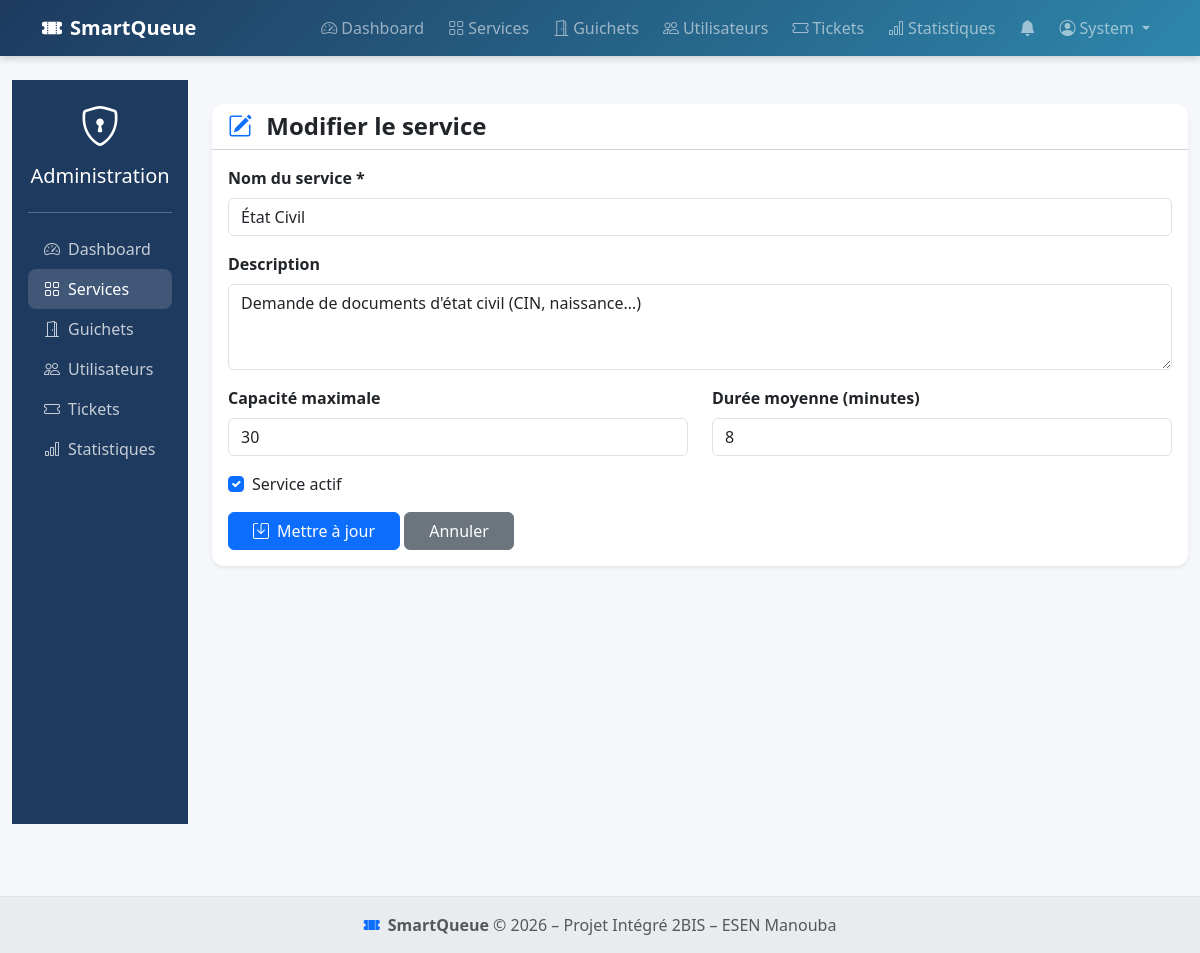
Screenshot of /admin/service_edit.php?id=1 (signed in) with the database file from the repository.
### tables this page shows
CREATE TABLE `services` (
  `id`           INT AUTO_INCREMENT PRIMARY KEY,
  `nom`          VARCHAR(150) NOT NULL,
  `description`  TEXT,
  `capacite_max` INT NOT NULL DEFAULT 50,
  `duree_moy`    INT NOT NULL DEFAULT 10  COMMENT 'Durée moyenne en minutes',
  `est_actif`    TINYINT(1) NOT NULL DEFAULT 1,
  `created_at`   DATETIME DEFAULT CURRENT_TIMESTAMP
);

### admin/service_edit.php (the view, shortened to what this page needs)
<?php
require_once '../config/connexion.php';
$id = $_GET['id'] ?? 0;
$isEdit = $id > 0;
if ($isEdit) {
    $stmt = $conn->prepare("SELECT * FROM services WHERE id = ?");
    $stmt->execute([$id]);
    $service = $stmt->fetch();
}
?>
<?php include '../layout/header.php'; ?>
<div class="container-fluid">
    <div class="row">
        <div class="col-md-3 col-lg-2">
            <div class="sq-sidebar p-3">
                <?php include 'sidebar.php'; ?>
            </div>
        </div>
        <div class="col-md-9 col-lg-10 py-4">
            <div class="card border-0 shadow-sm">
                <div class="card-header bg-white">
                    <h4 class="fw-bold mb-0">
                        <i class="bi <?= $isEdit ? 'bi-pencil-square' : 'bi-plus-circle' ?> text-primary me-2"></i>
                        <?= $isEdit ? 'Modifier le service' : 'Nouveau service' ?>
                    </h4>
                </div>
                <div class="card-body">
                    <form method="POST">
                        <div class="mb-3">
                            <label for="nom" class="form-label fw-bold">Nom du service *</label>
                            <input type="text" class="form-control" id="nom" name="nom"
                                   value="<?= htmlspecialchars($service['nom'] ?? '') ?>" required>
                        </div>
                        <div class="mb-3">
                            <label for="description" class="form-label fw-bold">Description</label>
                            <textarea class="form-control" id="description" name="description" rows="3"><?= htmlspecialchars($service['description'] ?? '') ?></textarea>
                        </div>
                        <div class="row">
                            <div class="col-md-6 mb-3">
                                <label for="capacite_max" class="form-label fw-bold">Capacité maximale</label>
                                <input type="number" class="form-control" id="capacite_max" name="capacite_max"
                                       value="<?= $service['capacite_max'] ?? 50 ?>" min="1" required>
                            </div>
                            <div class="col-md-6 mb-3">
                                <label for="duree_moy" class="form-label fw-bold">Durée moyenne (minutes)</label>
                                <input type="number" class="form-control" id="duree_moy" name="duree_moy"
                                       value="<?= $service['duree_moy'] ?? 10 ?>" min="1" required>
                            </div>
                        </div>
                        <div class="mb-3 form-check">
                            <input type="checkbox" class="form-check-input" id="est_actif" name="est_actif"
                                   <?= isset($service['est_actif']) && $service['est_actif'] ? 'checked' : 'checked' ?>>
                            <label class="form-check-label" for="est_actif">Service actif</label>
                        </div>
                        <button type="submit" class="btn btn-primary px-4">
                            <i class="bi bi-save me-2"></i><?= $isEdit ? 'Mettre à jour' : 'Créer' ?>
                        </button>
                        <a href="services.php" class="btn btn-secondary px-4">Annuler</a>
                    </form>
                </div>
            </div>
        </div>
    </div>
</div>
<?php include '../layout/footer.php'; ?>

### style.css (style rules this page uses)
:root { --sq-primary: #1E3A5F; --sq-accent: #2E86AB; --sq-light: #E8F4F8; --sq-success: #198754; --sq-warning: #ffc107; --sq-danger: #dc3545; --sq-transition: .3s ease; }
body { background-color: #f5f7fa; font-family: 'Segoe UI', system-ui, sans-serif; min-height: 100vh; display: flex; flex-direction: column; }
.card { border: none; box-shadow: 0 2px 8px rgba(0,0,0,.08); border-radius: .75rem; transition: box-shadow var(--sq-transition), transform var(--sq-transition); }
.card-header { border-radius: .75rem .75rem 0 0 !important; font-weight: 600; }
.sq-sidebar { background: var(--sq-primary); min-height: calc(100vh - 56px); color: #fff; }

### rows the page displays
services: nom "État Civil", description "Demande de documents d'état civil (CIN, naissance…)", capacite_max "30", duree_moy "8", est_actif "☑"

### other values shown
$user['prenom'] "System"
